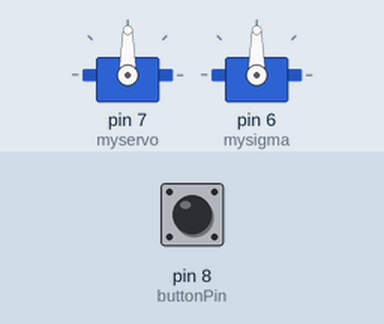
This sketch was run on a simulated Arduino Uno, built with avr-gcc and run on an emulated ATmega328P. On the bench: 2 × servo. The inputs (shaded band) are chosen by the test bench; at power-on: pin 8 (buttonPin) LOW.

Above: at 1.2 s.
1.3 s: pin 8 (buttonPin) pulled HIGH for 3.2 s
At 2.4 s:
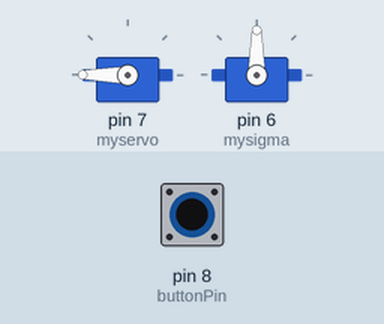
7.3 s: pin 8 (buttonPin) pulled HIGH for 0.15 s
At 8.1 s:
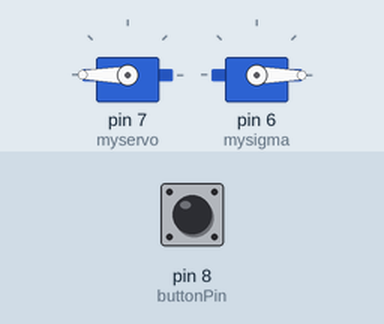
10.4 s: pin 8 (buttonPin) pulled HIGH for 1 s
At 11.7 s:
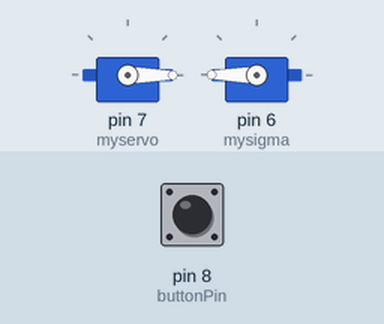
Timing chart, 0 to 13.9 s (numbered marks = the images above; inputs shaded):
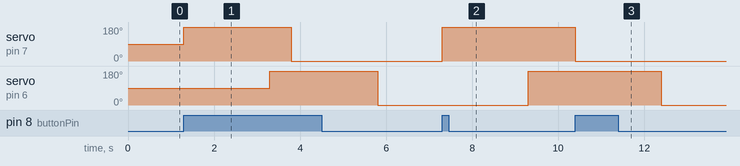

Measured:
- after the input at 1.3 s, servo on pin 7 (myservo): 90° → 180° at once, → 0° 2.5 s later; servo on pin 6 (mysigma): 90° → 180° after 2.0 s, → 0° 2.5 s later
- after the input at 7.3 s, servo on pin 7 (myservo): 0° → 180° at once; servo on pin 6 (mysigma): 0° → 180° after 2.0 s
- after the input at 10.4 s, servo on pin 7 (myservo): 180° → 0° at once; servo on pin 6 (mysigma): 180° → 0° after 2.0 s

The sketch:

Harrison.T.ino
```cpp
#include <Servo.h>

Servo myservo;
Servo mysigma;

int buttonPin = 8;
bool buttonState = false;

bool button = false;

void setup()
{
 servosetup ();
}

void loop()
{
  servoloop ();
}
```

Harrison_T_functions.ino
```cpp
void servosetup(){
  myservo.attach(7);
  mysigma.attach(6);
  pinMode(buttonPin, INPUT);
}

void servoloop(){
  buttonState = digitalRead(buttonPin);
if (buttonState == HIGH && button == false)
{


  myservo.write(180);
  delay(2000);
  mysigma.write(180);

  button = true;

  delay(500);


} else if (buttonState == HIGH && button == true)
{

  myservo.write(0);

  delay(2000);
  mysigma.write(0);

  button = false;

  delay(505);


}
}
```
